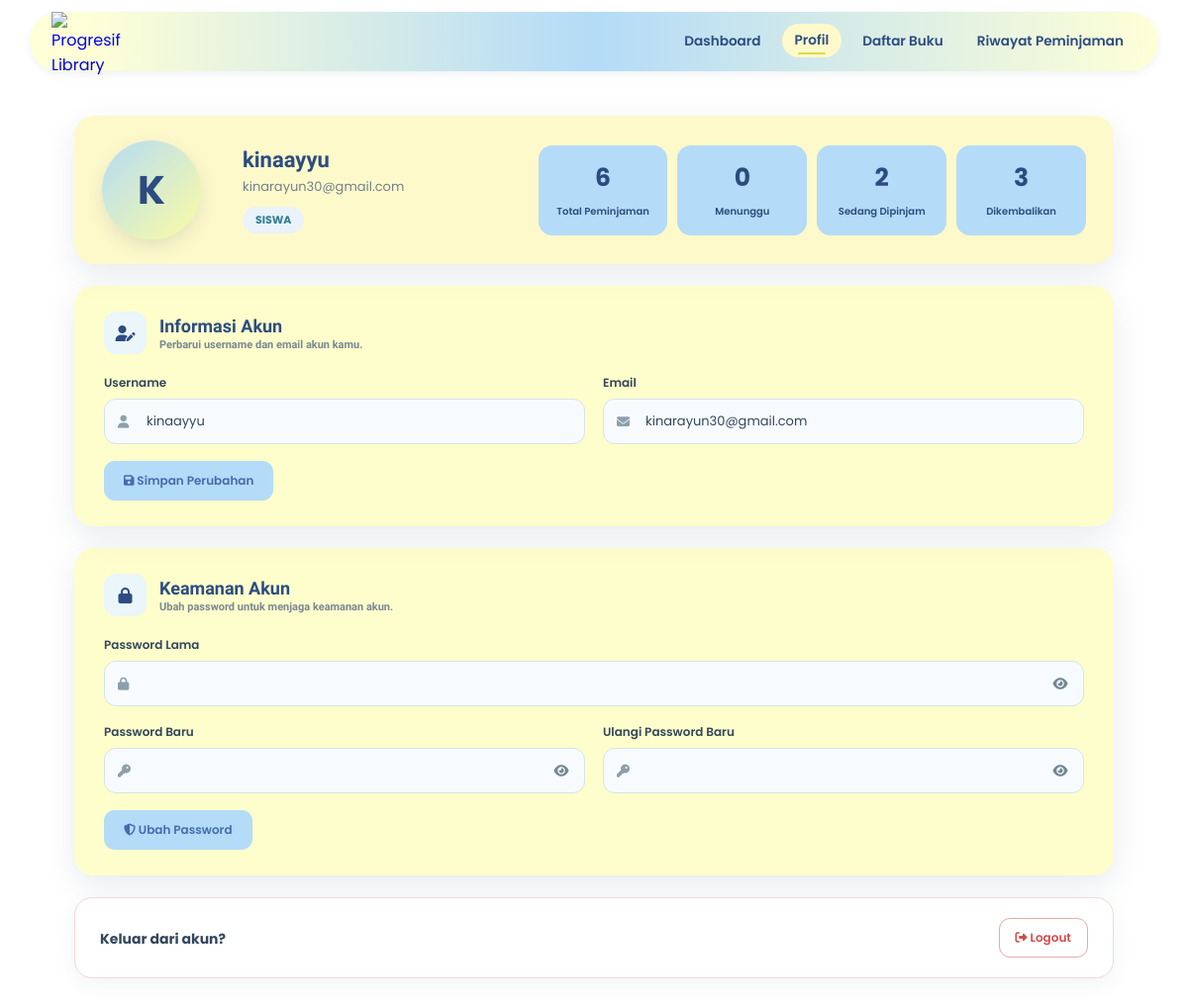
The page /views/profilU.php (signed in) on the database its author committed.
### tables this page shows
CREATE TABLE `users` (
  `id_user` int(11) NOT NULL,
  `Email` varchar(160) DEFAULT NULL,
  `username` varchar(50) DEFAULT NULL,
  `password` varchar(255) DEFAULT NULL,
  `role` enum('admin','siswa','guru','staff') NOT NULL DEFAULT 'siswa'
);

### models/koneksi.php (called while the page is built, shortened)
<?php
class Koneksi {
    private $host = "localhost",
            $username = "root",
            $pass = "",
            $db = "Peminjaman_Buku_PETAL";
    function __construct() {
        $this->koneksi = mysqli_connect(
            $this->host,
            $this->username,
            $this->pass,
            $this->db
        );
    }
}

### models/m_profil.php (called while the page is built, shortened)
<?php
include_once __DIR__ . '/koneksi.php';
class m_profil
{
    private $conn;
    public function __construct()
    {
        $db = new koneksi();
        $this->conn = $db->koneksi;
    }
    public function ambil($id_user)
    {
        $id_user = (int) $id_user;
        $sql = "SELECT id_user, Email, username, role
                FROM users
                WHERE id_user = ?";
        $stmt = $this->conn->prepare($sql);
        $stmt->bind_param("i", $id_user);
        $stmt->execute();
        $query = $stmt->get_result();
        $data  = $query ? $query->fetch_assoc() : null;
        return $data ?: null;
    }
    public function statistik_peminjaman($id_user)
    {
        $id_user = (int) $id_user;
        $stat = [
            'total'        => 0,
            'menunggu'     => 0,
            'dipinjam'     => 0,
            'dikembalikan' => 0,
        ];
        $stmt = $this->conn->prepare(
            "SELECT status, COUNT(*) AS total
             FROM peminjaman
             WHERE id_user = ?
             GROUP BY status"
        );
        $stmt->bind_param("i", $id_user);
        $stmt->execute();
        $query = $stmt->get_result();
        while ($row = $query->fetch_assoc()) {
            $jumlah = (int) $row['total'];
            $stat['total'] += $jumlah;
            if ($row['status'] === 'pengajuan' || $row['status'] === 'disetujui') {
                $stat['menunggu'] += $jumlah;
            } elseif ($row['status'] === 'dipinjam') {
                $stat['dipinjam'] += $jumlah;
            } elseif ($row['status'] === 'dikembalikan') {
                $stat['dikembalikan'] += $jumlah;
            }
        }
        return $stat;
    }
}
?>

### controller/c_profilU.php (called while the page is built, shortened)
<?php
include_once __DIR__ . '/../models/m_profil.php';
$id_user = (int) $_SESSION['data']['id_user'];
$profil = new m_profil();
$data_profil = $profil->ambil($id_user);
$input_username = $data_profil['username'] ?? '';
$input_email    = $data_profil['Email'] ?? '';
$stat = $profil->statistik_peminjaman($id_user);
$huruf_pertama = preg_match('/^./us', $data_profil['username'] ?? '', $cocok) ? $cocok[0] : '?';
$inisial = strtoupper($huruf_pertama);
$label_role = [
    'admin' => 'Admin',
    'siswa' => 'Siswa',
    'staff' => 'Staff',
    'guru' => 'Guru'
][$data_profil['role']] ?? ucfirst($data_profil['role']);

### views/profilU.php (the view, shortened to what this page needs)
<?php
include_once __DIR__ . '/../controller/c_profilU.php';
?>
<!DOCTYPE html>
<html lang="id">
<head>
    <link rel="stylesheet" href="https://cdnjs.cloudflare.com/ajax/libs/font-awesome/6.5.1/css/all.min.css">
    <link rel="stylesheet" href="../css/profilU.css">
</head>
<body>
<nav class="navbar">
    <a href="dashboard_user.php" class="logo-link">
        <img src="../assets/logo.svg" class="logo" alt="Progresif Library">
    </a>
    <div class="nav-links">
        <a href="dashboard_user.php">Dashboard</a>
        <a href="profilU.php" class="active">Profil</a>
        <a href="daftar_bukuU.php">Daftar Buku</a>
        <a href="riwayat_peminjamanU.php">Riwayat Peminjaman</a>
    </div>
</nav>
<main class="profil-content">
    <section class="profil-card">
        <div class="profil-avatar"><?= htmlspecialchars($inisial) ?></div>
        <div class="identity">
            <h2><?= htmlspecialchars($data_profil['username'] ?? '') ?></h2>
            <p><?= htmlspecialchars($data_profil['Email'] ?? '-') ?></p>
            <span class="profil-role"><?= htmlspecialchars($label_role) ?></span>
        </div>
        <div class="profil-stats">
            <div><strong><?= (int) $stat['total'] ?></strong><span>Total Peminjaman</span></div>
            <div><strong><?= (int) $stat['menunggu'] ?></strong><span>Menunggu</span></div>
            <div><strong><?= (int) $stat['dipinjam'] ?></strong><span>Sedang Dipinjam</span></div>
            <div><strong><?= (int) $stat['dikembalikan'] ?></strong><span>Dikembalikan</span></div>
        </div>
    </section>
    <section class="profil-panel" id="panel-profil">
        <div class="panel-title">
            <div class="panel-icon"><i class="fa-solid fa-user-pen"></i></div>
            <div><h2>Informasi Akun</h2><p>Perbarui username dan email akun kamu.</p></div>
        </div>
        <form method="post" action="profilU.php#panel-profil" autocomplete="off">
            <div class="form-row">
                <div class="form-group">
                    <label for="username">Username</label>
                    <div class="input-wrap">
                        <i class="fa-solid fa-user"></i>
                        <input type="text" id="username" name="username" maxlength="50" required value="<?= htmlspecialchars($input_username) ?>">
                    </div>
                </div>
                <div class="form-group">
                    <label for="email">Email</label>
                    <div class="input-wrap">
                        <i class="fa-solid fa-envelope"></i>
                        <input type="email" id="email" name="email" maxlength="159" required value="<?= htmlspecialchars($input_email) ?>">
                    </div>
                </div>
            </div>
            <button type="submit" class="btn-simpan"><i class="fa-solid fa-floppy-disk"></i> Simpan Perubahan</button>
        </form>
    </section>
    <section class="profil-panel" id="panel-password">
        <div class="panel-title">
            <div class="panel-icon"><i class="fa-solid fa-lock"></i></div>
            <div><h2>Keamanan Akun</h2><p>Ubah password untuk menjaga keamanan akun.</p></div>
        </div>
        <form method="post" action="profilU.php#panel-password" autocomplete="off">
            <div class="form-group">
                <label for="password_lama">Password Lama</label>
                <div class="input-wrap password-wrap">
                    <i class="fa-solid fa-lock"></i>
                    <input type="password" id="password_lama" name="password_lama" autocomplete="current-password" required>
                    <button type="button" class="toggle-password" onclick="togglePassword('password_lama', this)" aria-label="Lihat password"><i class="fa-solid fa-eye"></i></button>
                </div>
            </div>
            <div class="form-row">
                <div class="form-group">
                    <label for="password_baru">Password Baru</label>
                    <div class="input-wrap password-wrap">
                        <i class="fa-solid fa-key"></i>
                        <input type="password" id="password_baru" name="password_baru" minlength="6" autocomplete="new-password" required>
                        <button type="button" class="toggle-password" onclick="togglePassword('password_baru', this)" aria-label="Lihat password"><i class="fa-solid fa-eye"></i></button>
                    </div>
                </div>
                <div class="form-group">
                    <label for="password_ulang">Ulangi Password Baru</label>
                    <div class="input-wrap password-wrap">
                        <i class="fa-solid fa-key"></i>
                        <input type="password" id="password_ulang" name="password_ulang" minlength="6" autocomplete="new-password" required>
                        <button type="button" class="toggle-password" onclick="togglePassword('password_ulang', this)" aria-label="Lihat password"><i class="fa-solid fa-eye"></i></button>
                    </div>
                </div>
            </div>
            <button type="submit" class="btn-simpan"><i class="fa-solid fa-shield-halved"></i> Ubah Password</button>
        </form>
    </section>
    <section class="logout-panel">
        <div>
            <strong>Keluar dari akun?</strong>
        </div>
        <a href="../controller/logout.php" onclick="return confirm('Yakin ingin logout?');"><i class="fa-solid fa-right-from-bracket"></i> Logout</a>
    </section>
</main>
</body>
</html>

### rows shown on the page
users: username "K", username "kinaayyu", Email "kinarayun30@gmail.com", role "SISWA", email "kinarayun30@gmail.com"

### other values the page prints
$stat['total'] "6"
$stat['menunggu'] "0"
$stat['dipinjam'] "2"
$stat['dikembalikan'] "3"
